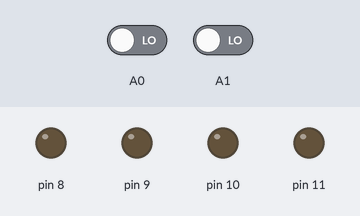
The sketch below on a simulated Arduino Uno, built with avr-gcc and run on an emulated ATmega328P. On the bench: output pins drawn as LEDs (lit = HIGH). Inputs (shaded band) come from the test bench; at power-on: A0 LOW, A1 LOW.

Above: at 1.2 s.
1.3 s: A0 driven HIGH
At 1.7 s:
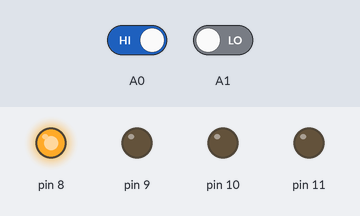
4.3 s: A0 driven LOW
At 4.7 s:
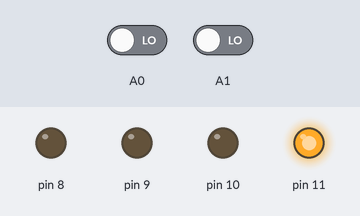
6.3 s: A1 driven HIGH
At 7.7 s:
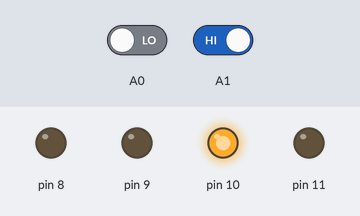
Timing chart, 0 to 15.3 s (numbered marks = the images above; inputs shaded):
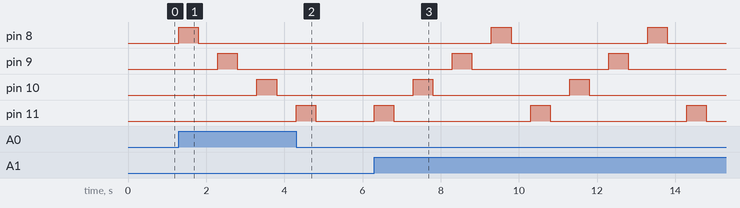

Measured:
- after the input at 1.3 s, pin 8: LOW → HIGH at once, → LOW 0.50 s later; pin 9: LOW → HIGH after 1.0 s, → LOW 0.50 s later; pin 10: LOW → HIGH after 2.0 s, → LOW 0.50 s later
- after the input at 4.3 s, pin 8: stays LOW (without the input it goes to HIGH after 1.0 s)
- after the input at 6.3 s, pin 8: alternates HIGH for 0.50 s and LOW for 3.5 s, starting after 3.0 s; pin 9: alternates HIGH for 0.50 s and LOW for 3.5 s, starting after 2.0 s; pin 10: alternates HIGH for 0.50 s and LOW for 3.5 s, starting after 1.0 s; pin 11: alternates HIGH for 0.50 s and LOW for 3.5 s, starting at once

The sketch:

tugas2.ino
```cpp
void setup() {
  // put your setup code here, to run once:
pinMode(8, OUTPUT);
pinMode(9, OUTPUT);
pinMode(10, OUTPUT);
pinMode(11, OUTPUT);
pinMode(A0, INPUT);
pinMode(A1, INPUT);
pinMode(A2, INPUT);

}

void loop() {
  // put your main code here, to run repeatedly:
if(digitalRead(A0) == HIGH)
{
  digitalWrite(8, HIGH);
  delay(500);
  digitalWrite(8, LOW);
  delay(500);
  digitalWrite(9, HIGH);
  delay(500);
  digitalWrite(9, LOW);
  delay(500);
  digitalWrite(10, HIGH);
  delay(500);
  digitalWrite(10, LOW);
  delay(500);
  digitalWrite(11, HIGH);
  delay(500);
  digitalWrite(11, LOW);
  delay(500);
}

if( digitalRead(A1)== HIGH)
{
  digitalWrite(11, HIGH);
  delay(500);
  digitalWrite(11, LOW);
  delay(500);
  digitalWrite(10, HIGH);
  delay(500);
  digitalWrite(10, LOW);
  delay(500);
  digitalWrite(9, HIGH);
  delay(500);
  digitalWrite(9, LOW);
  delay(500);
  digitalWrite(8, HIGH);
  delay(500);
  digitalWrite(8, LOW);
  delay(500);
}

else PORTB=0x00;


}
```
